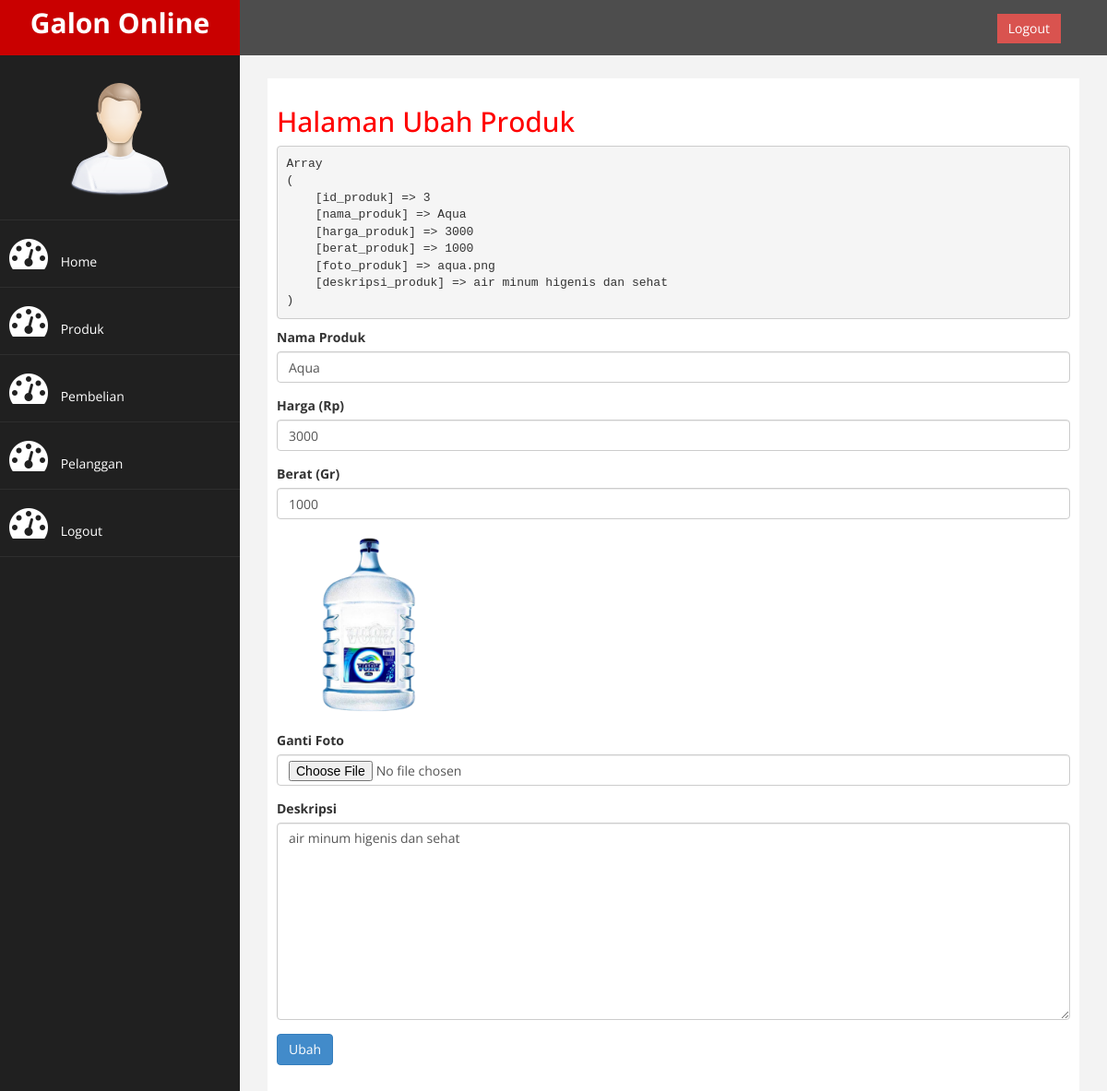
The app's page /admin/index.php?halaman=ubahproduk&id=3 (signed in) with its own data.
### tables this page shows
CREATE TABLE `produk` (
  `id_produk` int(11) NOT NULL,
  `nama_produk` varchar(100) NOT NULL,
  `harga_produk` int(11) NOT NULL,
  `berat_produk` int(11) NOT NULL,
  `foto_produk` varchar(100) NOT NULL,
  `deskripsi_produk` text NOT NULL
);

### admin/ubahproduk.php (the view, shortened to what this page needs)
<h2>Halaman Ubah Produk</h2>
<?php
$ambil = $koneksi->query("SELECT * FROM produk WHERE id_produk='$_GET[id]'");
$pecah = $ambil-> fetch_assoc();
echo "<pre>";
print_r($pecah);
echo "</pre>"
 ?>
 <form method="post" enctype="multipart/form-data">
 	<div class="form-group">
 		<label>Nama Produk</label>
 		<input type="text" name="nama" class="form-control" value="<?php echo$pecah['nama_produk']; ?>">
 	</div>
 	<div class="form-group">
 		<label>Harga (Rp)</label>
 		<input type="text" name="harga" class="form-control" value="<?php echo$pecah['harga_produk']; ?>">
 	</div>
 	<div class="form-group">
 		<label>Berat (Gr)</label>
 		<input type="text" name="berat" class="form-control" value="<?php echo$pecah['berat_produk']; ?>">
 	</div>
 	<div class="form-group">
 		<img src="../foto_produk/<?php echo $pecah['foto_produk'] ?>" width="200">
 	</div>
 	<div class="form-group">
 		<label>Ganti Foto</label>
 		<input type="file" name="foto" class="form-control">
 	</div>
 	<div class="form-group">
 		<label>Deskripsi</label>
 		<textarea name="deskripsi" class="form-control" rows="10"><?php echo $pecah['deskripsi_produk']; ?></textarea>
 	</div>
 	<button class="btn btn-primary" name="ubah">Ubah</button>
 </form>

### admin/assets/css/custom.css (style rules this page uses)
body { font-family: 'Open Sans', sans-serif; }
h2 { color: #f00; }

### records on screen
produk: nama "Aqua", harga "3000", berat "1000", foto_produk (picture), deskripsi "air minum higenis dan sehat"
